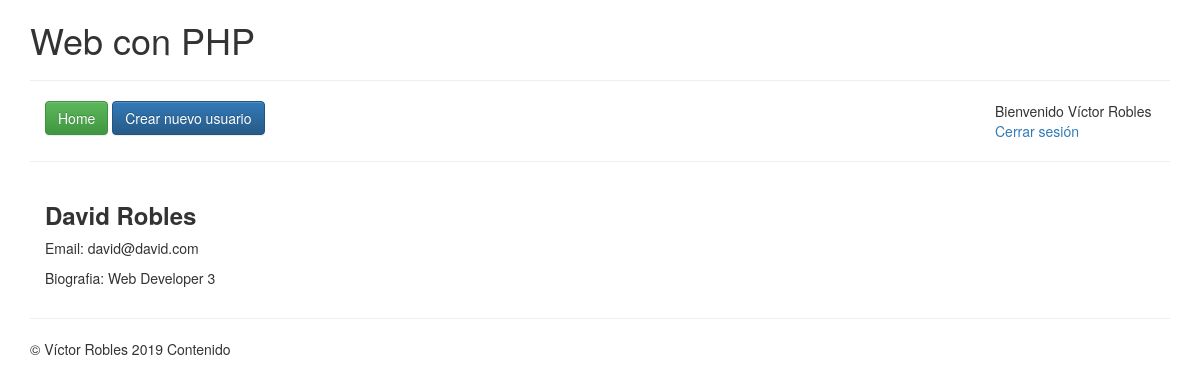
Page /app/ver.php?id=4 (signed in) on the committed database.
### tables this page shows
CREATE TABLE `users` (
  `user_id` int(255) NOT NULL,
  `name` varchar(50) DEFAULT NULL,
  `surname` varchar(255) DEFAULT NULL,
  `bio` text,
  `email` varchar(255) DEFAULT NULL,
  `password` varchar(255) DEFAULT NULL,
  `role` varchar(20) DEFAULT NULL,
  `image` varchar(255) DEFAULT NULL
);

### app/ver.php (the view, shortened to what this page needs)
<?php require_once 'includes/header.php'; ?>
<?php
$id = $_GET["id"];
$user_query = mysqli_query($db, "SELECT * FROM users WHERE user_id = {$id}");
$user = mysqli_fetch_assoc($user_query);
?>
<div class="col-lg-6">
	<h3><strong><?php echo $user["name"]." ".$user["surname"]; ?></strong></h3>
	<p>Email: <?php echo $user["email"]; ?></p>
	<p>Biografia: <?php echo $user["bio"]; ?></p>
</div>
<div class="clearfix"></div>
<?php require_once 'includes/footer.php'; ?>

### rows in the picture
users: name "David", surname "Robles", email "david@david.com", bio "Web Developer 3"

### other values in the picture
$_SESSION["logged"]["name"] "Víctor"
$_SESSION["logged"]["surname"] "Robles"
$variable "Contenido"
